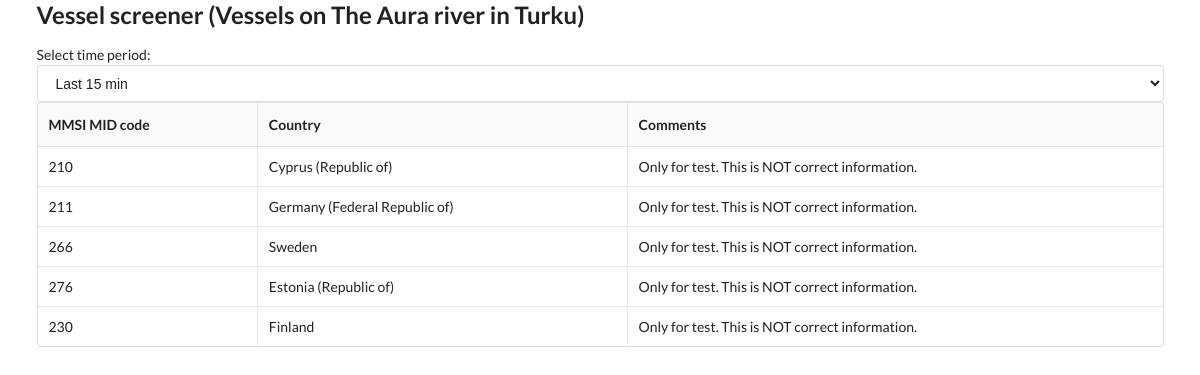
Before: / with the older database file.
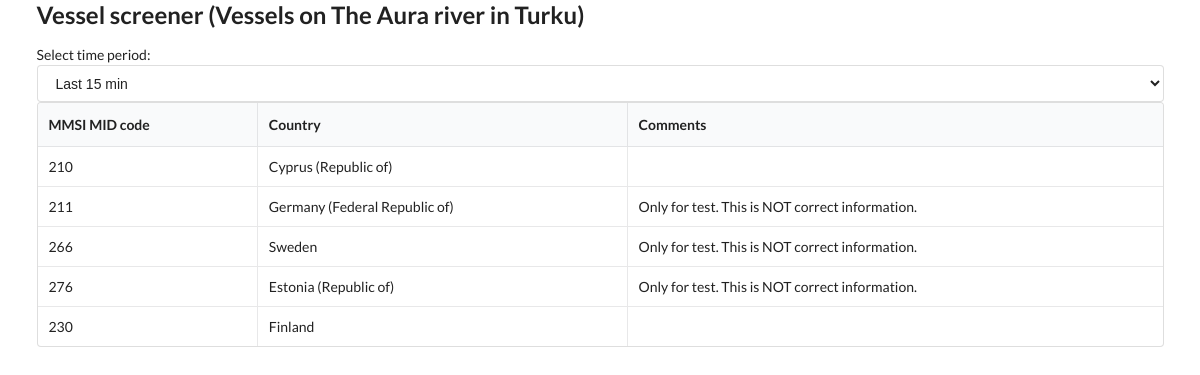
After: the same page with the newer database file.
### models.py (models this page shows)
class Country(Base):
	__tablename__ = "country"
	id = Column(Integer, primary_key=True, index=True)
	mmsi_mid = Column(Integer, unique=True, index=True)
	country = Column(String)
	timestamp = Column(Integer)
	comment = Column(String)

### main.py (the view)
@app.get("/")
def home(request: Request, db: Session = Depends(get_db)):
    country_list = db.query(Country).all()
    for country in country_list:
        if country.country == "-":
            country.country = country_name[country.mmsi_mid]
            db.add(country)
            db.commit()
    return templates.TemplateResponse("home.html",
    {
        "request": request,
        "country": country_list
    })

### templates/home.html (shortened to what this page needs)
{%extends "layout.html" %}
{% block content %}
<div class="ui form">
	<label>Select time period:</label>
	<select id="time_period" size="1" onchange="filterPeriod()">
		<option value="900">Last 15 min</option>
	  </select>
</div>
<div id="country_table">
	{% include "table.html" %}
</div>
{% endblock %}

### templates/layout.html (shortened to what this page needs)
<html id="html">
	<head>
		<link rel="stylesheet" href="https://cdn.jsdelivr.net/npm/semantic-ui@2.4.2/dist/semantic.min.css">
		<link rel="stylesheet" href="https://cdnjs.cloudflare.com/ajax/libs/jquery-modal/0.9.1/jquery.modal.min.css"/>
	</head>
	<body>
		<div class="ui container">
			<h2>Vessel screener (Vessels on The Aura river in Turku)</h2>
			{% block content %}
			{% endblock %}
		</div>
	</body>
</html>

### templates/table.html
<table class="ui celled table">
	<thead>
	  <tr>
		  <th>MMSI MID code</th>
		  <th>Country</th>
		  <th>Comments</th>
		</tr>
	</thead>
	<tbody>
		{% for c in country %}
		<tr>
			<td>{{ c.mmsi_mid }}</td>
			<td>{{ c.country }}</td>
			<td>{{ c.comment }}</td>
		</tr>
		{% endfor %}
	</tbody>
</table>

Changed rows visible on the page:
changed Country "Cyprus (Republic of)": comment "Only for test. This is NOT correct information." → (not shown)
changed Country "Finland": comment "Only for test. This is NOT correct information." → (not shown)
